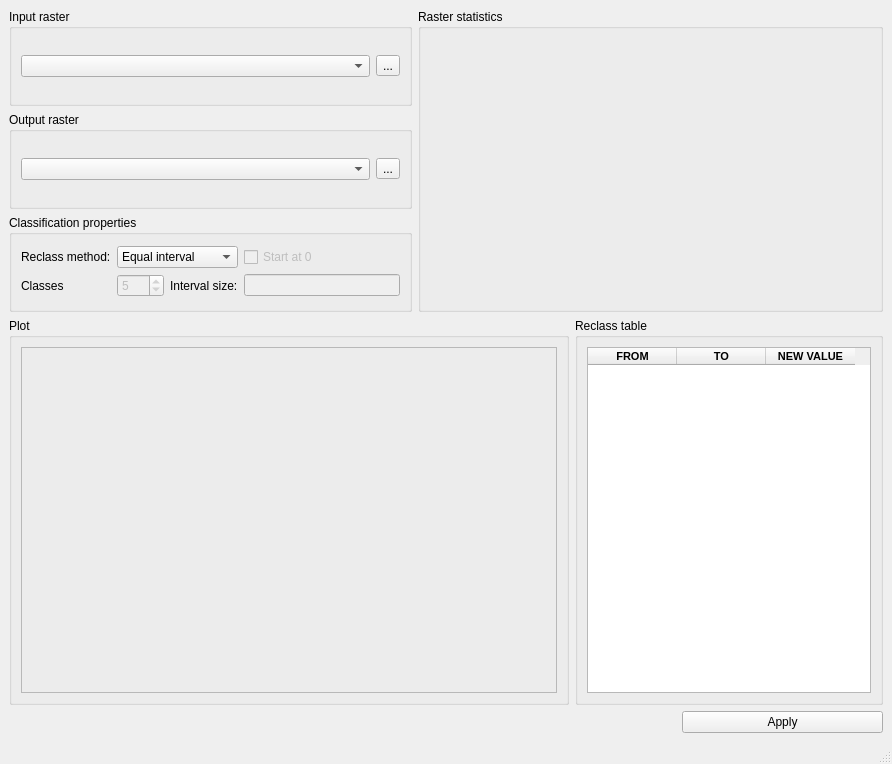
<?xml version="1.0" encoding="UTF-8"?>
<ui version="4.0">
 <class>Reclassify</class>
 <widget class="QMainWindow" name="Reclassify">
  <property name="geometry">
   <rect>
    <x>0</x>
    <y>0</y>
    <width>892</width>
    <height>764</height>
   </rect>
  </property>
  <property name="windowTitle">
   <string>Reclassify</string>
  </property>
  <widget class="QWidget" name="centralwidget">
   <layout class="QHBoxLayout" name="horizontalLayout">
    <item>
     <layout class="QGridLayout" name="gridLayout" rowstretch="1,1,1,4,0" columnstretch="8,3,2,3,1">
      <item row="4" column="1">
       <spacer name="horizontalSpacer">
        <property name="orientation">
         <enum>Qt::Horizontal</enum>
        </property>
        <property name="sizeHint" stdset="0">
         <size>
          <width>40</width>
          <height>20</height>
         </size>
        </property>
       </spacer>
      </item>
      <item row="0" column="0">
       <widget class="QGroupBox" name="inputRasterGroupBox">
        <property name="title">
         <string>Input raster</string>
        </property>
        <layout class="QVBoxLayout" name="verticalLayout_2">
         <item>
          <layout class="QGridLayout" name="inputRasterGroupBoxGridLayout">
           <item row="0" column="0">
            <widget class="QComboBox" name="inputRasterComboBox"/>
           </item>
           <item row="0" column="1">
            <widget class="QToolButton" name="inputRasterToolButton">
             <property name="text">
              <string>...</string>
             </property>
            </widget>
           </item>
          </layout>
         </item>
        </layout>
       </widget>
      </item>
      <item row="1" column="0">
       <widget class="QGroupBox" name="outputRasterGroupBox">
        <property name="title">
         <string>Output raster</string>
        </property>
        <layout class="QVBoxLayout" name="verticalLayout_3">
         <item>
          <layout class="QGridLayout" name="outputRasterComboBoxGridLayout">
           <item row="0" column="0">
            <widget class="QComboBox" name="outputRasterComboBox"/>
           </item>
           <item row="0" column="1">
            <widget class="QToolButton" name="outputRasterToolButton">
             <property name="text">
              <string>...</string>
             </property>
            </widget>
           </item>
          </layout>
         </item>
        </layout>
       </widget>
      </item>
      <item row="2" column="0">
       <widget class="QGroupBox" name="classificationPropertiesGroupBox">
        <property name="title">
         <string>Classification properties</string>
        </property>
        <layout class="QVBoxLayout" name="verticalLayout">
         <item>
          <layout class="QGridLayout" name="classificationPropertiesComboBoxGridLayout">
           <item row="1" column="0">
            <widget class="QLabel" name="classesLabel">
             <property name="text">
              <string>Classes</string>
             </property>
            </widget>
           </item>
           <item row="0" column="0">
            <widget class="QLabel" name="reclassMethodLabel">
             <property name="text">
              <string>Reclass method:</string>
             </property>
            </widget>
           </item>
           <item row="1" column="2">
            <widget class="QLabel" name="intervalSizeLabel">
             <property name="text">
              <string>Interval size:</string>
             </property>
            </widget>
           </item>
           <item row="1" column="1">
            <widget class="QSpinBox" name="classSpinBox">
             <property name="enabled">
              <bool>false</bool>
             </property>
             <property name="maximum">
              <number>100</number>
             </property>
             <property name="value">
              <number>5</number>
             </property>
            </widget>
           </item>
           <item row="1" column="3">
            <widget class="QLineEdit" name="intervalSizeLineEdit">
             <property name="enabled">
              <bool>false</bool>
             </property>
            </widget>
           </item>
           <item row="0" column="1" colspan="2">
            <widget class="QComboBox" name="reclassMethodComboBox">
             <item>
              <property name="text">
               <string>Equal interval</string>
              </property>
             </item>
             <item>
              <property name="text">
               <string>Quantile</string>
              </property>
             </item>
             <item>
              <property name="text">
               <string>Defined interval</string>
              </property>
             </item>
             <item>
              <property name="text">
               <string>Unique</string>
              </property>
             </item>
             <item>
              <property name="text">
               <string>Manual</string>
              </property>
             </item>
            </widget>
           </item>
           <item row="0" column="3">
            <widget class="QCheckBox" name="start0CheckBox">
             <property name="enabled">
              <bool>false</bool>
             </property>
             <property name="text">
              <string>Start at 0</string>
             </property>
             <property name="checked">
              <bool>false</bool>
             </property>
            </widget>
           </item>
          </layout>
         </item>
        </layout>
       </widget>
      </item>
      <item row="0" column="1" rowspan="3" colspan="4">
       <widget class="QGroupBox" name="rasterStatisticsGroupBox">
        <property name="title">
         <string>Raster statistics</string>
        </property>
        <layout class="QHBoxLayout" name="horizontalLayout_3">
         <item>
          <layout class="QGridLayout" name="rasterStatisticsGroupBoxGridLayout"/>
         </item>
        </layout>
       </widget>
      </item>
      <item row="3" column="2" colspan="3">
       <widget class="QGroupBox" name="reclassTableGroupBox">
        <property name="title">
         <string>Reclass table</string>
        </property>
        <layout class="QHBoxLayout" name="horizontalLayout_4">
         <item>
          <layout class="QGridLayout" name="reclassTableGridLayout">
           <item row="0" column="0">
            <widget class="QTableWidget" name="tableWidget">
             <attribute name="horizontalHeaderDefaultSectionSize">
              <number>89</number>
             </attribute>
             <column>
              <property name="text">
               <string>FROM</string>
              </property>
              <property name="font">
               <font>
                <pointsize>8</pointsize>
                <weight>75</weight>
                <bold>true</bold>
               </font>
              </property>
              <property name="textAlignment">
               <set>AlignCenter</set>
              </property>
             </column>
             <column>
              <property name="text">
               <string>TO</string>
              </property>
              <property name="font">
               <font>
                <pointsize>8</pointsize>
                <weight>75</weight>
                <bold>true</bold>
               </font>
              </property>
              <property name="textAlignment">
               <set>AlignCenter</set>
              </property>
             </column>
             <column>
              <property name="text">
               <string>NEW VALUE</string>
              </property>
              <property name="font">
               <font>
                <pointsize>8</pointsize>
                <weight>75</weight>
                <bold>true</bold>
               </font>
              </property>
              <property name="textAlignment">
               <set>AlignCenter</set>
              </property>
             </column>
            </widget>
           </item>
          </layout>
         </item>
        </layout>
       </widget>
      </item>
      <item row="4" column="3" colspan="2">
       <widget class="QPushButton" name="applyPushButton">
        <property name="text">
         <string>Apply</string>
        </property>
       </widget>
      </item>
      <item row="3" column="0" colspan="2">
       <widget class="QGroupBox" name="plotGroupBox">
        <property name="title">
         <string>Plot</string>
        </property>
        <layout class="QHBoxLayout" name="horizontalLayout_2">
         <item>
          <layout class="QGridLayout" name="plotGroupBoxGridLayout">
           <item row="0" column="0">
            <widget class="QFrame" name="plotFrame">
             <property name="frameShape">
              <enum>QFrame::StyledPanel</enum>
             </property>
             <property name="frameShadow">
              <enum>QFrame::Raised</enum>
             </property>
            </widget>
           </item>
          </layout>
         </item>
        </layout>
       </widget>
      </item>
     </layout>
    </item>
   </layout>
  </widget>
  <widget class="QStatusBar" name="statusbar"/>
 </widget>
 <resources/>
 <connections/>
</ui>
